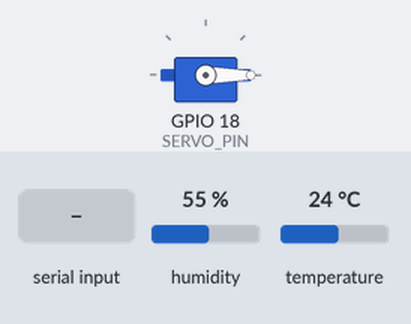
The sketch below on a simulated ESP32. Parts: servo. Inputs (shaded band) come from the test bench; at power-on: humidity 55 %, temperature 24 °C. Nothing arrives over Bluetooth unless stated; what the sketch prints to the serial monitor is not drawn.

Above: at 1.2 s.
1.3 s: "O\n" received over the second serial link
At 1.75 s:
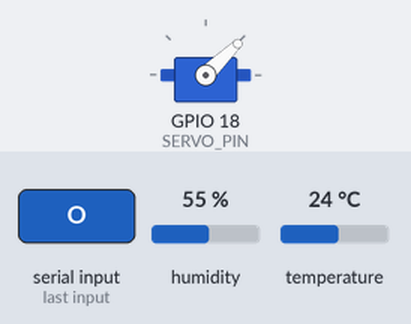
At 2.35 s:
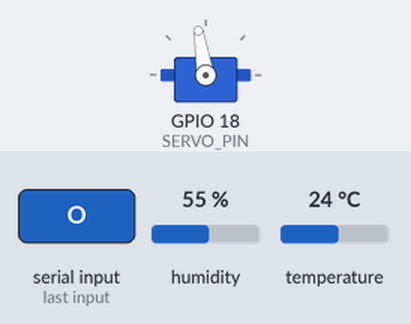
4.8 s: "1\n" received over the second serial link
8.3 s: "X\n" received over the second serial link
9.8 s: "O\n" received over the second serial link
At 10.85 s:
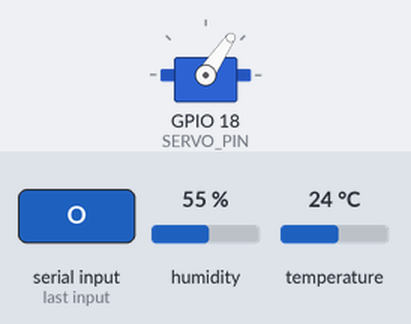
Timing chart, 0 to 18.3 s (numbered marks = the images above; inputs shaded):
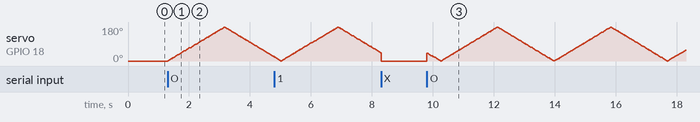

Measured:
- after the input at 1.3 s, servo on GPIO 18 (SERVO_PIN): rises from 0° to 179° in 1.8 s, then falls to 21° in 1.6 s

The sketch:

msi.ino
```cpp
#include <BluetoothSerial.h>
#include <DHT.h>
#include <ESP32Servo.h>

// --- Configuration ---
#define DHTPIN 5        // DHT11 data pin connected to ESP32 D5
#define DHTTYPE DHT11   // DHT 11 sensor
#define SERVO_PIN 18    // Servo connected to ESP32 D18
#define BLUETOOTH_NAME "ESP32_FAN_MONITOR"

// --- Object Initialization ---
BluetoothSerial SerialBT;
DHT dht(DHTPIN, DHTTYPE);
Servo fanServo;

// --- State Variables ---
bool isFanOn = false; // Tracks the state of the fan
unsigned long lastMoveTime = 0; // Time of the last servo movement
const int moveInterval = 10;    // Delay in milliseconds between servo steps
int currentAngle = 0;           // Current servo angle (0 to 180)
bool increasing = true;         // Direction of servo movement

void setup() {
  // Use a fast baud rate for the USB Serial Monitor
  Serial.begin(115200);
  SerialBT.begin(BLUETOOTH_NAME);
  dht.begin();

  // Attach the servo object to the defined pin
  fanServo.setPeriodHertz(50);
  fanServo.attach(SERVO_PIN, 500, 2400);
  fanServo.write(0); // Initialize servo to 0 degrees

  Serial.println("=========================================");
  Serial.println("DHT11, Servo, and Bluetooth Monitoring Ready");
  Serial.println("Connect via Bluetooth and send 'O' (ON) or 'X' (OFF).");
  Serial.println("=========================================");
}

void loop() {
  // 1. --- Read and Display Sensor Data (Every 2 seconds) ---
  static unsigned long lastReadTime = 0;
  if (millis() - lastReadTime >= 2000) {
    lastReadTime = millis();

    float hum = dht.readHumidity();
    float temp = dht.readTemperature();

    Serial.println("---");
    if (isnan(hum) || isnan(temp)) {
      Serial.println("🌡️ FAILED to read from DHT sensor!");
    } else {
      // Display the DHT11 sensor data (what you wanted the Python script to show)
      Serial.print("🌡️ DHT11 Reading: Temp = ");
      Serial.print(temp, 2); // Print with 2 decimal places
      Serial.print(" °C, Hum = ");
      Serial.print(hum, 2);
      Serial.println(" %");
      Serial.print("💨 Fan Status: ");
      Serial.println(isFanOn ? "ON" : "OFF");
    }
  }

  // 2. --- Receive and Process Bluetooth Commands ---
  if (SerialBT.available()) {
    // Read the incoming command
    String cmd = SerialBT.readStringUntil('\n');
    cmd.trim(); // Remove any leading/trailing whitespace

    // Display the input received via Bluetooth (what you wanted the Python script to show)
    Serial.print("Received Bluetooth Input: '");
    Serial.print(cmd);
    Serial.println("'");

    // Command Logic
    if (cmd.equalsIgnoreCase("O")) {
      isFanOn = true;
      // Display FAN ON status (what you wanted the Python script to show)
      Serial.println("✅ Command Feedback: FAN ON");
    } else if (cmd.equalsIgnoreCase("X")) {
      isFanOn = false;
      fanServo.write(0); // Set servo to a fixed position when off
      // Display FAN OFF status (what you wanted the Python script to show)
      Serial.println("✅ Command Feedback: FAN OFF");
    } else {
      Serial.println("⚠️ Unrecognized command. Send 'O' (ON) or 'X' (OFF)");
    }
  }

  // 3. --- Control Servo Sweep (if Fan is ON) ---
  if (isFanOn) {
    if (millis() - lastMoveTime >= moveInterval) {
      lastMoveTime = millis();

      // Sweep logic (0 -> 180 -> 0)
      if (increasing) {
        currentAngle++;
        if (currentAngle >= 180) {
          currentAngle = 180;
          increasing = false;
        }
      } else {
        currentAngle--;
        if (currentAngle <= 0) {
          currentAngle = 0;
          increasing = true;
        }
      }

      fanServo.write(currentAngle);
    }
  }
}
```
